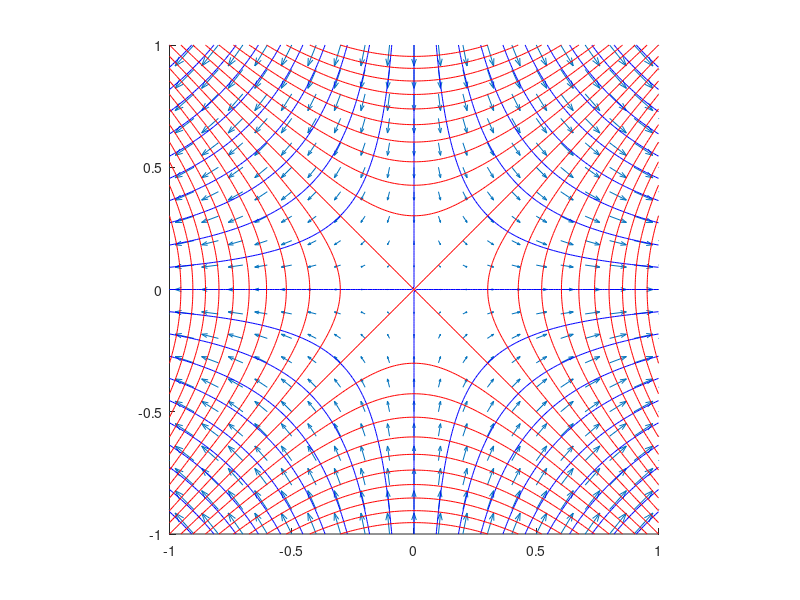

The MATLAB source for this figure:
[x,y]=meshgrid(-1:0.01:1,-1:0.01:1);
[theta,r]=cart2pol(x,y);
alpha=2;
u=r.^alpha;
q=r.^(alpha-1);
psi=u.*sin(alpha.*theta);
phi=u.*cos(alpha.*theta);
hold all;
q=r.^(alpha-1);
utheta=-alpha.*q.*sin(alpha.*theta);
ur=alpha.*q.*cos(alpha.*theta);

u=ur.*cos(theta)-utheta.*sin(theta);
v=ur.*sin(theta)+utheta.*cos(theta);

k=10;
quiver(x(1:k:end,1:k:end),y(1:k:end,1:k:end),u(1:k:end,1:k:end),v(1:k:end,1:k:end));
contour(x,y,psi,21,'b');
contour(x,y,phi,21,'r');
daspect([1 1 1]);